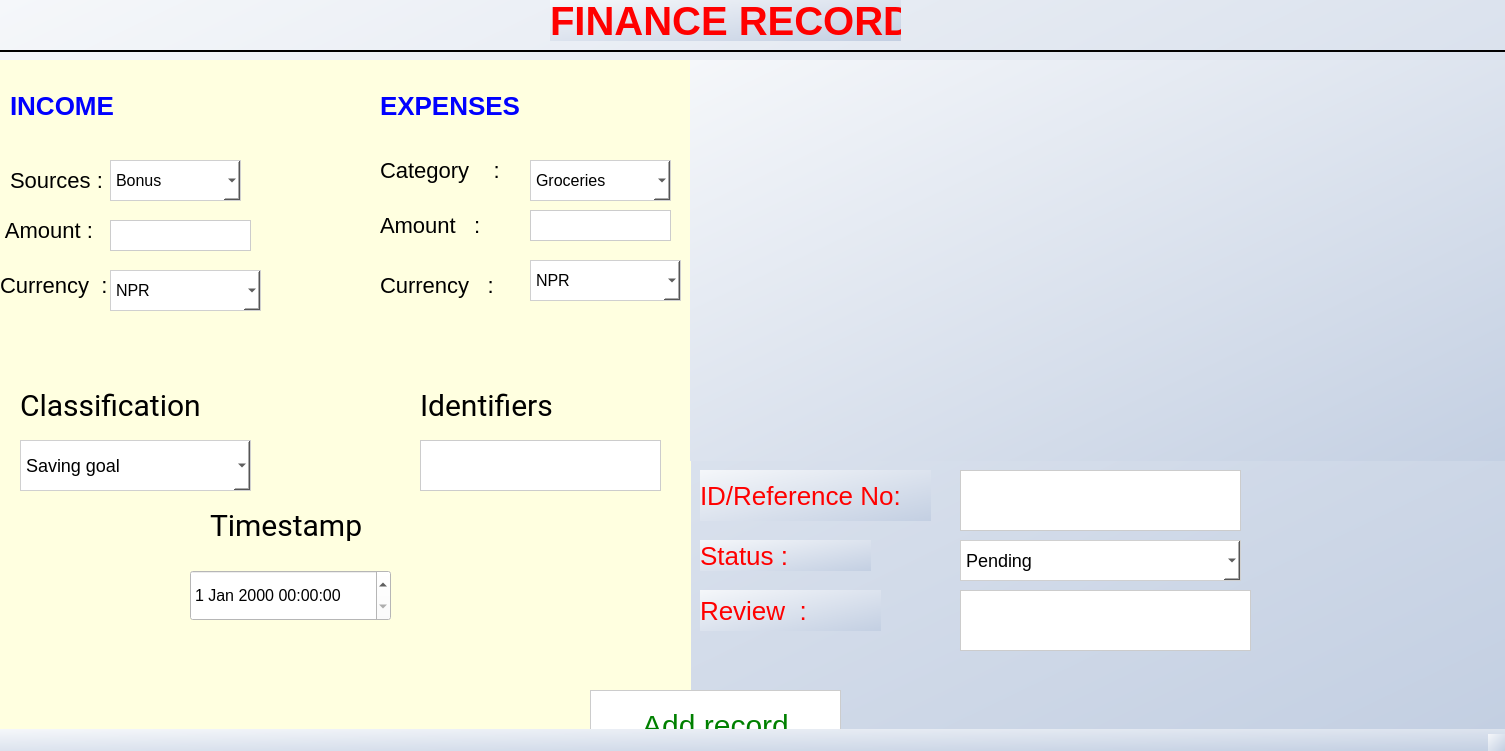
<?xml version="1.0" encoding="UTF-8"?>
<ui version="4.0">
 <class>MainWindow</class>
 <widget class="QMainWindow" name="MainWindow">
  <property name="geometry">
   <rect>
    <x>0</x>
    <y>0</y>
    <width>1505</width>
    <height>751</height>
   </rect>
  </property>
  <property name="windowTitle">
   <string>MainWindow</string>
  </property>
  <property name="styleSheet">
   <string notr="true">background: qlineargradient(x1:0, y1:0, x2:1, y2:1, stop:0 #f5f7fa, stop:1 #c3cfe2);
/* Light blue gradient */</string>
  </property>
  <widget class="QWidget" name="centralwidget">
   <widget class="QComboBox" name="statusComboBox">
    <property name="geometry">
     <rect>
      <x>960</x>
      <y>540</y>
      <width>281</width>
      <height>41</height>
     </rect>
    </property>
    <property name="styleSheet">
     <string notr="true">QComboBox {
    font-family: &quot;Rancho&quot;;
    font-size: 18px;
    color: black;
    background: white;
    padding: 5px;
    border: 1px solid #d0d0d0;
}</string>
    </property>
    <item>
     <property name="text">
      <string>Pending</string>
     </property>
    </item>
    <item>
     <property name="text">
      <string>Draft</string>
     </property>
    </item>
    <item>
     <property name="text">
      <string>Queued</string>
     </property>
    </item>
   </widget>
   <widget class="QLabel" name="label_16">
    <property name="geometry">
     <rect>
      <x>700</x>
      <y>590</y>
      <width>181</width>
      <height>41</height>
     </rect>
    </property>
    <property name="styleSheet">
     <string notr="true">font-size: 26px;
font-family: &quot;Rancho&quot;;
color: red;</string>
    </property>
    <property name="text">
     <string>Review  :</string>
    </property>
   </widget>
   <widget class="Line" name="line">
    <property name="geometry">
     <rect>
      <x>-60</x>
      <y>50</y>
      <width>1601</width>
      <height>2</height>
     </rect>
    </property>
    <property name="styleSheet">
     <string notr="true">
    background-color: black;
    min-height: 2px;  /* Line thickness */
    max-height: 2px;
    border: none;</string>
    </property>
    <property name="orientation">
     <enum>Qt::Orientation::Horizontal</enum>
    </property>
   </widget>
   <widget class="QLabel" name="label_15">
    <property name="geometry">
     <rect>
      <x>700</x>
      <y>540</y>
      <width>171</width>
      <height>31</height>
     </rect>
    </property>
    <property name="styleSheet">
     <string notr="true">font-size: 26px;
font-family: &quot;Rancho&quot;;
color: red;</string>
    </property>
    <property name="text">
     <string>Status :</string>
    </property>
   </widget>
   <widget class="QLineEdit" name="ReferenceTextEdit">
    <property name="geometry">
     <rect>
      <x>960</x>
      <y>470</y>
      <width>281</width>
      <height>61</height>
     </rect>
    </property>
    <property name="styleSheet">
     <string notr="true">   font-size:18px;
    background-color: white;  
    color: black;            
    border: 1px solid #CCCCCC;
</string>
    </property>
    <property name="text">
     <string/>
    </property>
   </widget>
   <widget class="QLineEdit" name="reviewTextEdit">
    <property name="geometry">
     <rect>
      <x>960</x>
      <y>590</y>
      <width>291</width>
      <height>61</height>
     </rect>
    </property>
    <property name="styleSheet">
     <string notr="true">   font-size:18px;
    background-color: white;  
    color: black;            
    border: 1px solid #CCCCCC;
</string>
    </property>
    <property name="text">
     <string/>
    </property>
   </widget>
   <widget class="QWidget" name="widget" native="true">
    <property name="geometry">
     <rect>
      <x>0</x>
      <y>60</y>
      <width>691</width>
      <height>751</height>
     </rect>
    </property>
    <property name="styleSheet">
     <string notr="true">background-color: lightyellow;
    
</string>
    </property>
    <widget class="QLabel" name="label">
     <property name="geometry">
      <rect>
       <x>10</x>
       <y>20</y>
       <width>131</width>
       <height>51</height>
      </rect>
     </property>
     <property name="styleSheet">
      <string notr="true">font-size: 26px;
font-family: &quot;Rancho&quot;;
color: blue;
font-weight: bold; </string>
     </property>
     <property name="text">
      <string>INCOME</string>
     </property>
    </widget>
    <widget class="QLabel" name="label_3">
     <property name="geometry">
      <rect>
       <x>380</x>
       <y>20</y>
       <width>171</width>
       <height>51</height>
      </rect>
     </property>
     <property name="styleSheet">
      <string notr="true">font-size: 26px;
font-family: &quot;Rancho&quot;;
color: blue;
font-weight: bold; 
</string>
     </property>
     <property name="text">
      <string>EXPENSES</string>
     </property>
    </widget>
    <widget class="QLabel" name="label_4">
     <property name="geometry">
      <rect>
       <x>10</x>
       <y>110</y>
       <width>101</width>
       <height>21</height>
      </rect>
     </property>
     <property name="styleSheet">
      <string notr="true">font-size: 22px;
font-family: &quot;Rancho&quot;;
color: black
</string>
     </property>
     <property name="text">
      <string>Sources :</string>
     </property>
    </widget>
    <widget class="QLabel" name="label_5">
     <property name="geometry">
      <rect>
       <x>0</x>
       <y>160</y>
       <width>141</width>
       <height>21</height>
      </rect>
     </property>
     <property name="styleSheet">
      <string notr="true">font-size: 22px;
font-family: &quot;Rancho&quot;;
color: black;</string>
     </property>
     <property name="text">
      <string> Amount :</string>
     </property>
    </widget>
    <widget class="QLabel" name="label_6">
     <property name="geometry">
      <rect>
       <x>0</x>
       <y>210</y>
       <width>121</width>
       <height>31</height>
      </rect>
     </property>
     <property name="styleSheet">
      <string notr="true">font-size: 22px;
font-family: &quot;Rancho&quot;;
color: black;
</string>
     </property>
     <property name="text">
      <string>Currency  :</string>
     </property>
    </widget>
    <widget class="QComboBox" name="incomeSouceComboBox">
     <property name="geometry">
      <rect>
       <x>110</x>
       <y>100</y>
       <width>131</width>
       <height>41</height>
      </rect>
     </property>
     <property name="styleSheet">
      <string notr="true">QComboBox {
    font-family: &quot;Rancho&quot;;
    font-size: 16px;
    color: black;
    background: white;
    padding: 5px;
    border: 1px solid #d0d0d0;
}
</string>
     </property>
     <item>
      <property name="text">
       <string>Bonus</string>
      </property>
     </item>
     <item>
      <property name="text">
       <string>Investments</string>
      </property>
     </item>
     <item>
      <property name="text">
       <string>Other</string>
      </property>
     </item>
     <item>
      <property name="text">
       <string>Salary</string>
      </property>
     </item>
    </widget>
    <widget class="QLabel" name="label_7">
     <property name="geometry">
      <rect>
       <x>380</x>
       <y>90</y>
       <width>131</width>
       <height>41</height>
      </rect>
     </property>
     <property name="styleSheet">
      <string notr="true">font-size: 22px;
font-family: &quot;Rancho&quot;;
color: black;
</string>
     </property>
     <property name="text">
      <string>Category    :</string>
     </property>
    </widget>
    <widget class="QLabel" name="label_8">
     <property name="geometry">
      <rect>
       <x>380</x>
       <y>150</y>
       <width>181</width>
       <height>31</height>
      </rect>
     </property>
     <property name="styleSheet">
      <string notr="true">font-size: 22px;
font-family: &quot;Rancho&quot;;
color: black;</string>
     </property>
     <property name="text">
      <string>Amount   :</string>
     </property>
    </widget>
    <widget class="QLabel" name="label_9">
     <property name="geometry">
      <rect>
       <x>380</x>
       <y>210</y>
       <width>171</width>
       <height>31</height>
      </rect>
     </property>
     <property name="styleSheet">
      <string notr="true">font-size: 22px;
font-family: &quot;Rancho&quot;;
color: black;</string>
     </property>
     <property name="text">
      <string>Currency   :</string>
     </property>
    </widget>
    <widget class="QComboBox" name="expensesCategoryComboBox">
     <property name="geometry">
      <rect>
       <x>530</x>
       <y>100</y>
       <width>141</width>
       <height>41</height>
      </rect>
     </property>
     <property name="styleSheet">
      <string notr="true">QComboBox {
    font-family: &quot;Rancho&quot;;
    font-size: 16px;
    color: black;
    background: white;
    padding: 5px;
    border: 1px solid #d0d0d0;
}</string>
     </property>
     <item>
      <property name="text">
       <string>Groceries</string>
      </property>
     </item>
     <item>
      <property name="text">
       <string>Rent</string>
      </property>
     </item>
     <item>
      <property name="text">
       <string>Utilities</string>
      </property>
     </item>
     <item>
      <property name="text">
       <string>Transportation</string>
      </property>
     </item>
     <item>
      <property name="text">
       <string>Entertainment</string>
      </property>
     </item>
     <item>
      <property name="text">
       <string>Other</string>
      </property>
     </item>
    </widget>
    <widget class="QLineEdit" name="incomeAmountLineEdit">
     <property name="geometry">
      <rect>
       <x>110</x>
       <y>160</y>
       <width>141</width>
       <height>31</height>
      </rect>
     </property>
     <property name="styleSheet">
      <string notr="true">   font-size:16px;
    background-color: white;  
    color: black;            
    border: 1px solid #CCCCCC;
</string>
     </property>
     <property name="text">
      <string/>
     </property>
    </widget>
    <widget class="QLineEdit" name="expensesAmountLineEdit">
     <property name="geometry">
      <rect>
       <x>530</x>
       <y>150</y>
       <width>141</width>
       <height>31</height>
      </rect>
     </property>
     <property name="styleSheet">
      <string notr="true">
   font-size:18px;
    background-color: white;  
    color: black;            
    border: 1px solid #CCCCCC;
</string>
     </property>
     <property name="text">
      <string/>
     </property>
    </widget>
    <widget class="QComboBox" name="currencyComboBox">
     <property name="geometry">
      <rect>
       <x>110</x>
       <y>210</y>
       <width>151</width>
       <height>41</height>
      </rect>
     </property>
     <property name="styleSheet">
      <string notr="true">QComboBox {
    font-family: &quot;Rancho&quot;;
    font-size: 16px;
    color: black;
    background: white;
    padding: 5px;
    border: 1px solid #d0d0d0;
}

</string>
     </property>
     <item>
      <property name="text">
       <string>NPR</string>
      </property>
     </item>
    </widget>
    <widget class="QComboBox" name="currencyComboBox_2">
     <property name="enabled">
      <bool>false</bool>
     </property>
     <property name="geometry">
      <rect>
       <x>530</x>
       <y>200</y>
       <width>151</width>
       <height>41</height>
      </rect>
     </property>
     <property name="styleSheet">
      <string notr="true">QComboBox {
    font-family: &quot;Rancho&quot;;
    font-size: 16px;
    color: black;
    background: white;
    padding: 5px;
    border: 1px solid #d0d0d0;
}

</string>
     </property>
     <item>
      <property name="text">
       <string>NPR</string>
      </property>
     </item>
    </widget>
    <widget class="QLabel" name="label_10">
     <property name="geometry">
      <rect>
       <x>20</x>
       <y>300</y>
       <width>221</width>
       <height>91</height>
      </rect>
     </property>
     <property name="styleSheet">
      <string notr="true">font-family: Roboto;
font-size: 30px;
color:black;</string>
     </property>
     <property name="text">
      <string>Classification</string>
     </property>
    </widget>
    <widget class="QComboBox" name="classificationComboBox">
     <property name="geometry">
      <rect>
       <x>20</x>
       <y>380</y>
       <width>231</width>
       <height>51</height>
      </rect>
     </property>
     <property name="styleSheet">
      <string notr="true">QComboBox {
    font-family: &quot;Rancho&quot;;
    font-size: 18px;
    color: black;
    background: white;
    padding: 5px;
    border: 1px solid #d0d0d0;
}</string>
     </property>
     <item>
      <property name="text">
       <string>Saving goal</string>
      </property>
     </item>
     <item>
      <property name="text">
       <string>Income</string>
      </property>
     </item>
     <item>
      <property name="text">
       <string>Expenses</string>
      </property>
     </item>
     <item>
      <property name="text">
       <string>Transfer</string>
      </property>
     </item>
     <item>
      <property name="text">
       <string>Other</string>
      </property>
     </item>
    </widget>
    <widget class="QLabel" name="label_11">
     <property name="geometry">
      <rect>
       <x>420</x>
       <y>320</y>
       <width>181</width>
       <height>51</height>
      </rect>
     </property>
     <property name="styleSheet">
      <string notr="true">font-family: Roboto;
font-size: 30px;
color:black;</string>
     </property>
     <property name="text">
      <string>Identifiers</string>
     </property>
    </widget>
    <widget class="QLabel" name="label_12">
     <property name="geometry">
      <rect>
       <x>210</x>
       <y>450</y>
       <width>171</width>
       <height>31</height>
      </rect>
     </property>
     <property name="styleSheet">
      <string notr="true">font-family: Roboto;
font-size: 30px;
color:black;</string>
     </property>
     <property name="text">
      <string>Timestamp</string>
     </property>
    </widget>
    <widget class="QDateTimeEdit" name="dateTimeEdit">
     <property name="enabled">
      <bool>false</bool>
     </property>
     <property name="geometry">
      <rect>
       <x>190</x>
       <y>510</y>
       <width>201</width>
       <height>51</height>
      </rect>
     </property>
     <property name="styleSheet">
      <string notr="true">    background-color: white;  
    font-size: 16px;
    font-family: &quot;Rancho&quot;;
    color: black;</string>
     </property>
    </widget>
    <widget class="QLineEdit" name="identifiersLineEdit">
     <property name="geometry">
      <rect>
       <x>420</x>
       <y>380</y>
       <width>241</width>
       <height>51</height>
      </rect>
     </property>
     <property name="styleSheet">
      <string notr="true">   font-size:18px;
    background-color: white;  
    color: black;            
    border: 1px solid #CCCCCC;
</string>
     </property>
     <property name="text">
      <string/>
     </property>
    </widget>
    <zorder>label</zorder>
    <zorder>label_3</zorder>
    <zorder>label_4</zorder>
    <zorder>label_5</zorder>
    <zorder>label_6</zorder>
    <zorder>incomeSouceComboBox</zorder>
    <zorder>label_7</zorder>
    <zorder>label_8</zorder>
    <zorder>label_9</zorder>
    <zorder>expensesCategoryComboBox</zorder>
    <zorder>incomeAmountLineEdit</zorder>
    <zorder>expensesAmountLineEdit</zorder>
    <zorder>currencyComboBox</zorder>
    <zorder>label_10</zorder>
    <zorder>classificationComboBox</zorder>
    <zorder>label_11</zorder>
    <zorder>label_12</zorder>
    <zorder>dateTimeEdit</zorder>
    <zorder>identifiersLineEdit</zorder>
    <zorder>currencyComboBox_2</zorder>
   </widget>
   <widget class="QLabel" name="label_14">
    <property name="geometry">
     <rect>
      <x>700</x>
      <y>470</y>
      <width>231</width>
      <height>51</height>
     </rect>
    </property>
    <property name="styleSheet">
     <string notr="true">font-size: 26px;
font-family: &quot;Rancho&quot;;
color: red;
   </string>
    </property>
    <property name="text">
     <string>ID/Reference No:</string>
    </property>
   </widget>
   <widget class="QLabel" name="label_2">
    <property name="geometry">
     <rect>
      <x>550</x>
      <y>0</y>
      <width>351</width>
      <height>41</height>
     </rect>
    </property>
    <property name="styleSheet">
     <string notr="true">    color: red;
    font-weight: bold;
    font-size: 40px;
</string>
    </property>
    <property name="text">
     <string>FINANCE RECORD</string>
    </property>
   </widget>
   <widget class="QLabel" name="label_13">
    <property name="geometry">
     <rect>
      <x>690</x>
      <y>60</y>
      <width>841</width>
      <height>401</height>
     </rect>
    </property>
    <property name="text">
     <string/>
    </property>
    <property name="pixmap">
     <pixmap resource="resource.qrc">:/new/prefix1/record.png</pixmap>
    </property>
    <property name="scaledContents">
     <bool>true</bool>
    </property>
   </widget>
   <widget class="QPushButton" name="addRecordButton">
    <property name="geometry">
     <rect>
      <x>590</x>
      <y>690</y>
      <width>251</width>
      <height>71</height>
     </rect>
    </property>
    <property name="styleSheet">
     <string notr="true">   font-size:30px;
    background-color: white;  
    color: green;            
    border: 1px solid #CCCCCC;
    font-family: &quot;Consolas&quot;;</string>
    </property>
    <property name="text">
     <string>Add record</string>
    </property>
   </widget>
  </widget>
  <widget class="QStatusBar" name="statusbar"/>
 </widget>
 <resources>
  <include location="resource.qrc"/>
 </resources>
 <connections/>
</ui>
